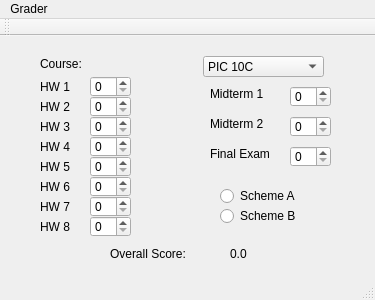
<?xml version="1.0" encoding="UTF-8"?>
<ui version="4.0">
 <class>grader</class>
 <widget class="QMainWindow" name="grader">
  <property name="geometry">
   <rect>
    <x>0</x>
    <y>0</y>
    <width>375</width>
    <height>300</height>
   </rect>
  </property>
  <property name="windowTitle">
   <string>grader</string>
  </property>
  <widget class="QWidget" name="centralWidget">
   <widget class="QRadioButton" name="radioButton">
    <property name="geometry">
     <rect>
      <x>220</x>
      <y>150</y>
      <width>100</width>
      <height>20</height>
     </rect>
    </property>
    <property name="text">
     <string>Scheme A</string>
    </property>
   </widget>
   <widget class="QRadioButton" name="radioButton_2">
    <property name="geometry">
     <rect>
      <x>220</x>
      <y>170</y>
      <width>100</width>
      <height>20</height>
     </rect>
    </property>
    <property name="text">
     <string>Scheme B</string>
    </property>
   </widget>
   <widget class="QLabel" name="label">
    <property name="geometry">
     <rect>
      <x>40</x>
      <y>20</y>
      <width>60</width>
      <height>16</height>
     </rect>
    </property>
    <property name="text">
     <string>Course: </string>
    </property>
   </widget>
   <widget class="QLabel" name="label_2">
    <property name="geometry">
     <rect>
      <x>40</x>
      <y>40</y>
      <width>61</width>
      <height>21</height>
     </rect>
    </property>
    <property name="text">
     <string>HW 1</string>
    </property>
   </widget>
   <widget class="QLabel" name="label_3">
    <property name="geometry">
     <rect>
      <x>40</x>
      <y>60</y>
      <width>91</width>
      <height>21</height>
     </rect>
    </property>
    <property name="text">
     <string>HW 2</string>
    </property>
   </widget>
   <widget class="QLabel" name="label_4">
    <property name="geometry">
     <rect>
      <x>40</x>
      <y>80</y>
      <width>61</width>
      <height>21</height>
     </rect>
    </property>
    <property name="text">
     <string>HW 3</string>
    </property>
   </widget>
   <widget class="QLabel" name="label_5">
    <property name="geometry">
     <rect>
      <x>40</x>
      <y>100</y>
      <width>61</width>
      <height>21</height>
     </rect>
    </property>
    <property name="text">
     <string>HW 4</string>
    </property>
   </widget>
   <widget class="QLabel" name="label_6">
    <property name="geometry">
     <rect>
      <x>40</x>
      <y>120</y>
      <width>61</width>
      <height>21</height>
     </rect>
    </property>
    <property name="text">
     <string>HW 5</string>
    </property>
   </widget>
   <widget class="QLabel" name="label_7">
    <property name="geometry">
     <rect>
      <x>40</x>
      <y>140</y>
      <width>61</width>
      <height>21</height>
     </rect>
    </property>
    <property name="text">
     <string>HW 6</string>
    </property>
   </widget>
   <widget class="QLabel" name="label_8">
    <property name="geometry">
     <rect>
      <x>40</x>
      <y>160</y>
      <width>61</width>
      <height>21</height>
     </rect>
    </property>
    <property name="text">
     <string>HW 7</string>
    </property>
   </widget>
   <widget class="QLabel" name="label_9">
    <property name="geometry">
     <rect>
      <x>40</x>
      <y>180</y>
      <width>61</width>
      <height>21</height>
     </rect>
    </property>
    <property name="text">
     <string>HW 8</string>
    </property>
   </widget>
   <widget class="QSpinBox" name="spinBox">
    <property name="geometry">
     <rect>
      <x>90</x>
      <y>40</y>
      <width>41</width>
      <height>21</height>
     </rect>
    </property>
   </widget>
   <widget class="QSpinBox" name="spinBox_2">
    <property name="geometry">
     <rect>
      <x>90</x>
      <y>60</y>
      <width>41</width>
      <height>21</height>
     </rect>
    </property>
   </widget>
   <widget class="QSpinBox" name="spinBox_3">
    <property name="geometry">
     <rect>
      <x>90</x>
      <y>80</y>
      <width>41</width>
      <height>21</height>
     </rect>
    </property>
   </widget>
   <widget class="QSpinBox" name="spinBox_4">
    <property name="geometry">
     <rect>
      <x>90</x>
      <y>100</y>
      <width>41</width>
      <height>21</height>
     </rect>
    </property>
   </widget>
   <widget class="QSpinBox" name="spinBox_5">
    <property name="geometry">
     <rect>
      <x>90</x>
      <y>120</y>
      <width>41</width>
      <height>21</height>
     </rect>
    </property>
   </widget>
   <widget class="QSpinBox" name="spinBox_6">
    <property name="geometry">
     <rect>
      <x>90</x>
      <y>140</y>
      <width>41</width>
      <height>21</height>
     </rect>
    </property>
   </widget>
   <widget class="QSpinBox" name="spinBox_7">
    <property name="geometry">
     <rect>
      <x>90</x>
      <y>160</y>
      <width>41</width>
      <height>21</height>
     </rect>
    </property>
   </widget>
   <widget class="QSpinBox" name="spinBox_8">
    <property name="geometry">
     <rect>
      <x>90</x>
      <y>180</y>
      <width>41</width>
      <height>21</height>
     </rect>
    </property>
   </widget>
   <widget class="QLabel" name="label_10">
    <property name="geometry">
     <rect>
      <x>210</x>
      <y>50</y>
      <width>60</width>
      <height>16</height>
     </rect>
    </property>
    <property name="text">
     <string>Midterm 1</string>
    </property>
   </widget>
   <widget class="QSpinBox" name="spinBox_9">
    <property name="geometry">
     <rect>
      <x>290</x>
      <y>50</y>
      <width>41</width>
      <height>21</height>
     </rect>
    </property>
   </widget>
   <widget class="QLabel" name="label_11">
    <property name="geometry">
     <rect>
      <x>210</x>
      <y>80</y>
      <width>60</width>
      <height>16</height>
     </rect>
    </property>
    <property name="text">
     <string>Midterm 2</string>
    </property>
   </widget>
   <widget class="QSpinBox" name="spinBox_10">
    <property name="geometry">
     <rect>
      <x>290</x>
      <y>80</y>
      <width>41</width>
      <height>21</height>
     </rect>
    </property>
   </widget>
   <widget class="QLabel" name="label_12">
    <property name="geometry">
     <rect>
      <x>210</x>
      <y>110</y>
      <width>71</width>
      <height>16</height>
     </rect>
    </property>
    <property name="text">
     <string>Final Exam</string>
    </property>
   </widget>
   <widget class="QSpinBox" name="spinBox_11">
    <property name="geometry">
     <rect>
      <x>290</x>
      <y>110</y>
      <width>41</width>
      <height>21</height>
     </rect>
    </property>
   </widget>
   <widget class="QLabel" name="label_13">
    <property name="geometry">
     <rect>
      <x>110</x>
      <y>210</y>
      <width>91</width>
      <height>16</height>
     </rect>
    </property>
    <property name="text">
     <string>Overall Score:</string>
    </property>
   </widget>
   <widget class="QComboBox" name="comboBox">
    <property name="geometry">
     <rect>
      <x>203</x>
      <y>20</y>
      <width>121</width>
      <height>21</height>
     </rect>
    </property>
    <item>
     <property name="text">
      <string>PIC 10C</string>
     </property>
    </item>
    <item>
     <property name="text">
      <string>PIC 10B</string>
     </property>
    </item>
   </widget>
   <widget class="QLabel" name="label_14">
    <property name="geometry">
     <rect>
      <x>230</x>
      <y>210</y>
      <width>60</width>
      <height>16</height>
     </rect>
    </property>
    <property name="text">
     <string>0.0</string>
    </property>
   </widget>
  </widget>
  <widget class="QMenuBar" name="menuBar">
   <property name="geometry">
    <rect>
     <x>0</x>
     <y>0</y>
     <width>375</width>
     <height>22</height>
    </rect>
   </property>
   <widget class="QMenu" name="menuGrader">
    <property name="title">
     <string>Grader</string>
    </property>
   </widget>
   <addaction name="menuGrader"/>
  </widget>
  <widget class="QToolBar" name="mainToolBar">
   <attribute name="toolBarArea">
    <enum>TopToolBarArea</enum>
   </attribute>
   <attribute name="toolBarBreak">
    <bool>false</bool>
   </attribute>
  </widget>
  <widget class="QStatusBar" name="statusBar"/>
 </widget>
 <layoutdefault spacing="6" margin="11"/>
 <resources/>
 <connections/>
</ui>
